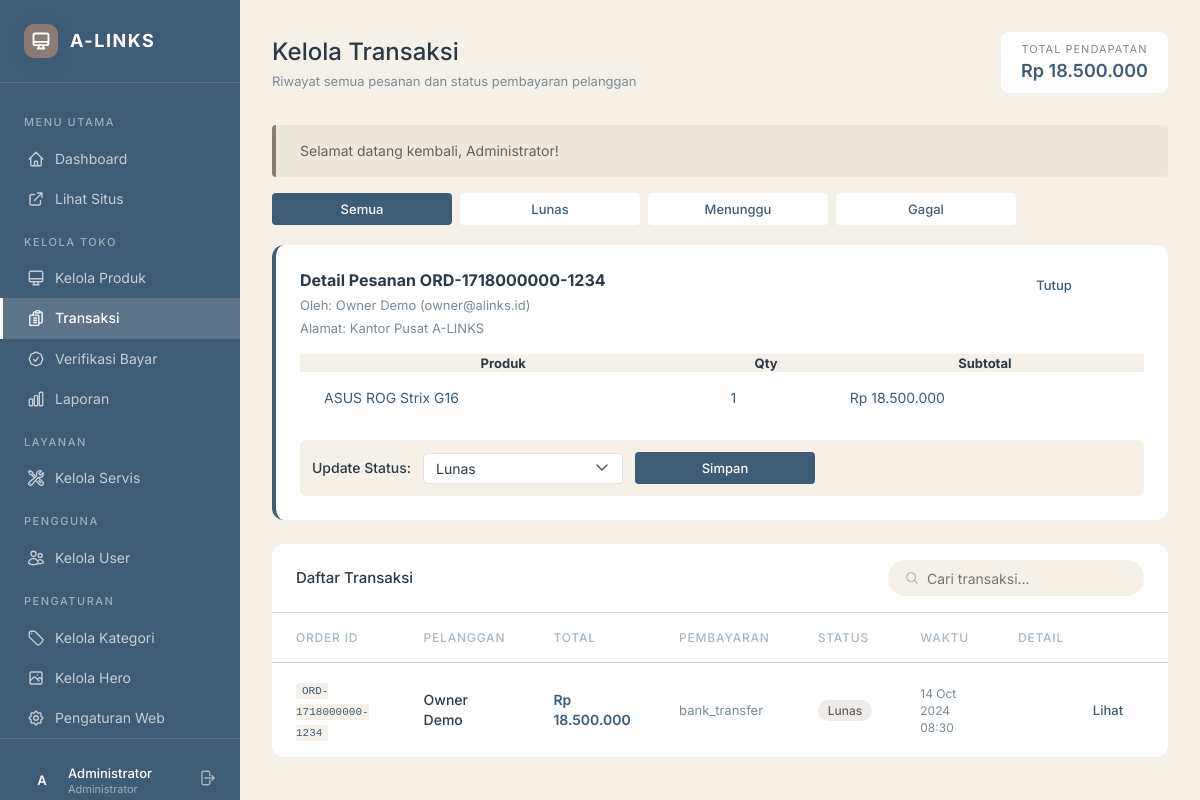
Screenshot of /admin/kelola_transaksi.php?detail=1 (signed in) with the database file from the repository.
### tables this page shows
CREATE TABLE `transaksi` (
  `id_transaksi` int(11) NOT NULL AUTO_INCREMENT,
  `id_user` int(11) NOT NULL,
  `order_id` varchar(50) NOT NULL,
  `total_harga` decimal(15,2) NOT NULL,
  `status_pembayaran` enum('unpaid','paid','failed') NOT NULL DEFAULT 'unpaid',
  `tipe_pembayaran` varchar(50) DEFAULT NULL,
  `waktu_transaksi` timestamp NOT NULL DEFAULT current_timestamp(),
  PRIMARY KEY (`id_transaksi`),
  UNIQUE KEY `order_id` (`order_id`),
  KEY `id_user` (`id_user`),
  CONSTRAINT `fk_transaksi_user` FOREIGN KEY (`id_user`) REFERENCES `users` (`id_user`) ON DELETE CASCADE
);

CREATE TABLE `users` (
  `id_user` int(11) NOT NULL AUTO_INCREMENT,
  `nama` varchar(100) NOT NULL,
  `email` varchar(100) NOT NULL,
  `password` varchar(255) NOT NULL,
  `role` enum('admin','owner','kasir','user') NOT NULL DEFAULT 'user',
  `no_telp` varchar(20) DEFAULT NULL,
  `alamat` text DEFAULT NULL,
  PRIMARY KEY (`id_user`),
  UNIQUE KEY `email` (`email`)
);

CREATE TABLE `detail_transaksi` (
  `id_detail` int(11) NOT NULL AUTO_INCREMENT,
  `id_transaksi` int(11) NOT NULL,
  `id_produk` int(11) NOT NULL,
  `jumlah` int(11) NOT NULL,
  `harga_satuan` decimal(15,2) NOT NULL,
  PRIMARY KEY (`id_detail`),
  KEY `id_transaksi` (`id_transaksi`),
  KEY `id_produk` (`id_produk`),
  CONSTRAINT `fk_dt_transaksi` FOREIGN KEY (`id_transaksi`) REFERENCES `transaksi` (`id_transaksi`) ON DELETE CASCADE,
  CONSTRAINT `fk_dt_produk` FOREIGN KEY (`id_produk`) REFERENCES `produk` (`id_produk`) ON DELETE CASCADE
);

CREATE TABLE `produk` (
  `id_produk` int(11) NOT NULL AUTO_INCREMENT,
  `nama_laptop` varchar(150) NOT NULL,
  `deskripsi` text DEFAULT NULL,
  `harga` decimal(15,2) NOT NULL,
  `stok` int(11) NOT NULL DEFAULT 0,
  `gambar` varchar(255) DEFAULT NULL,
  `created_at` timestamp NOT NULL DEFAULT current_timestamp(),
  PRIMARY KEY (`id_produk`)
);

### admin/kelola_transaksi.php (the view, shortened to what this page needs)
<?php
require_once '../config/koneksi.php';
$page = (int)($_GET['page'] ?? 1);
$limit = 10;
$offset = ($page - 1) * $limit;
$filterStatus = $_GET['status'] ?? '';
if ($filterStatus) {
    $stmt = $koneksi->prepare("SELECT t.*, u.nama AS nama_user FROM transaksi t JOIN users u ON t.id_user=u.id_user WHERE t.status_pembayaran=? ORDER BY t.waktu_transaksi DESC");
    $stmt->execute();
    $list = $stmt->get_result(); $stmt->close();
} else {
    $stmt = $koneksi->prepare("SELECT t.*, u.nama AS nama_user FROM transaksi t JOIN users u ON t.id_user=u.id_user ORDER BY t.waktu_transaksi DESC LIMIT ? OFFSET ?");
    $stmt->bind_param('ii', $limit, $offset);
    $stmt->execute();
    $list = $stmt->get_result();
}
$detail_id = $_GET['detail'] ?? 0;
$detailData = null;
$detailItems = [];
if ($detail_id) {
    $stmt = $koneksi->prepare("SELECT t.*, u.nama, u.email, u.alamat, u.no_telp FROM transaksi t JOIN users u ON t.id_user=u.id_user WHERE t.id_transaksi=?");
    $stmt->bind_param('i', $detail_id); $stmt->execute();
    $detailData = $stmt->get_result()->fetch_assoc(); $stmt->close();
    if ($detailData) {
        $stmt2 = $koneksi->prepare("SELECT d.*, p.nama_laptop FROM detail_transaksi d JOIN produk p ON d.id_produk=p.id_produk WHERE d.id_transaksi=?");
        $stmt2->bind_param('i', $detail_id); $stmt2->execute();
        $detailItems = $stmt2->get_result(); $stmt2->close();
    }
}
$rTotal = $koneksi->query("SELECT COALESCE(SUM(total_harga),0) AS total FROM transaksi WHERE status_pembayaran='paid'");
$totalPendapatan = $rTotal->fetch_assoc()['total'];
?>
<!DOCTYPE html><html lang="id"><head>
<link rel="stylesheet" href="../assets/css/style.css"/>
</head><body>
<div class="app-layout">
<?php include '../includes/sidebar_admin.php'; ?>
<main class="main-content">
  <div class="page-header">
    <div><h1 class="page-header__title">Kelola Transaksi</h1>
    <div class="page-header__sub">Riwayat semua pesanan dan status pembayaran pelanggan</div></div>
    <div style="background:var(--color-white);padding:10px 20px;border-radius:8px;text-align:center;">
      <div style="font-size:11px;color:var(--color-pewter);text-transform:uppercase;letter-spacing:1px;">Total Pendapatan</div>
      <div style="font-size:18px;font-weight:600;color:var(--color-blue);"><?= formatRupiah($totalPendapatan) ?></div>
    </div>
  </div>
  <div style="display:flex;gap:8px;margin-bottom:20px;flex-wrap:wrap;">
    <?php foreach ([''=> 'Semua','paid'=>'Lunas','unpaid'=>'Menunggu','failed'=>'Gagal'] as $val => $lbl): ?>
    <a href="kelola_transaksi.php<?= $val ? '?status='.$val : '' ?>"
       class="btn btn--sm <?= $filterStatus===$val ? 'btn--primary' : 'btn--secondary' ?>"
       id="tabTrx-<?= $val ?: 'all' ?>"><?= $lbl ?></a>
    <?php endforeach; ?>
  </div>
  <?php if ($detailData): ?>
  <div class="card" style="margin-bottom:24px;padding:24px;border-left:4px solid var(--color-blue);">
    <div style="display:flex;justify-content:space-between;align-items:start;margin-bottom:16px;">
        <div>
            <h3 style="margin-bottom:4px;font-size:16px;color:var(--color-carbon);">Detail Pesanan <?= htmlspecialchars($detailData['order_id']) ?></h3>
            <div style="font-size:13px;color:var(--color-pewter);">Oleh: <?= htmlspecialchars($detailData['nama']) ?> (<?= htmlspecialchars($detailData['email']) ?>)</div>
            <div style="font-size:13px;color:var(--color-pewter);margin-top:4px;">Alamat: <?= htmlspecialchars($detailData['alamat'] ?? '-') ?></div>
        </div>
        <a href="kelola_transaksi.php" class="btn btn--secondary btn--sm">Tutup</a>
    </div>
    <div style="margin-bottom:16px;">
        <table style="font-size:13px;">
            <tr style="background:var(--color-light-ash);"><th>Produk</th><th>Qty</th><th>Subtotal</th></tr>
            <?php while ($item = $detailItems->fetch_assoc()): ?>
            <tr>
                <td><?= htmlspecialchars($item['nama_laptop']) ?></td>
                <td><?= $item['jumlah'] ?></td>
                <td><?= formatRupiah($item['harga_satuan'] * $item['jumlah']) ?></td>
            </tr>
            <?php endwhile; ?>
        </table>
    </div>
    <form method="POST" style="display:flex;align-items:center;gap:12px;background:var(--color-light-ash);padding:12px;border-radius:6px;">
        <div style="font-weight:500;font-size:14px;">Update Status:</div>
        <select name="status_pembayaran" class="form-control form-select" style="width:200px;padding:6px 12px;height:auto;">
            <option value="paid" <?= $detailData['status_pembayaran'] === 'paid' ? 'selected' : '' ?>>Lunas</option>
        </select>
        <button type="submit" class="btn btn--primary btn--sm">Simpan</button>
    </form>
  </div>
  <?php endif; ?>
  <div class="table-wrap">
    <div class="table-toolbar">
      <div class="table-toolbar__title">Daftar Transaksi</div>
      <div class="search-input"><svg width="14" height="14" fill="none" viewBox="0 0 24 24" stroke="var(--color-silver-fog)" stroke-width="2"><path stroke-linecap="round" stroke-linejoin="round" d="M21 21l-5.197-5.197m0 0A7.5 7.5 0 105.196 5.196a7.5 7.5 0 0010.607 10.607z"/></svg>
        <input type="text" id="tableSearch" placeholder="Cari transaksi..."/></div>
    </div>
    <div style="overflow-x: auto; width: 100%;">
      <table style="min-width: 950px;">
        <thead><tr><th>Order ID</th><th>Pelanggan</th><th>Total</th><th>Pembayaran</th><th>Status</th><th>Waktu</th><th>Detail</th></tr></thead>
        <tbody>
        <?php if ($list->num_rows > 0): while ($t = $list->fetch_assoc()): ?>
        <tr id="rowTrx-<?= $t['id_transaksi'] ?>">
          <td><code style="font-size:11px;background:var(--color-light-ash);padding:2px 6px;border-radius:3px;"><?= htmlspecialchars($t['order_id'] ?? '-') ?></code></td>
          <td style="font-weight:500;color:var(--color-carbon);"><?= htmlspecialchars($t['nama_user']) ?></td>
          <td style="color:var(--color-blue);font-weight:600;"><?= formatRupiah($t['total_harga']) ?></td>
          <td style="font-size:13px;color:var(--color-pewter);"><?= htmlspecialchars($t['tipe_pembayaran'] ?? '—') ?></td>
          <td><?php $m=['paid'=>['green','Lunas'],'unpaid'=>['amber','Menunggu'],'failed'=>['red','Gagal']]; [$c,$l]=$m[$t['status_pembayaran']]??['gray',$t['status_pembayaran']]; ?><span class="badge badge--<?= $c ?>"><?= $l ?></span></td>
          <td style="font-size:12px;color:var(--color-pewter);"><?= date('d M Y H:i', strtotime($t['waktu_transaksi'])) ?></td>
          <td><a href="?detail=<?= $t['id_transaksi'] ?>" class="btn btn--secondary btn--sm" id="btnDetailTrx-<?= $t['id_transaksi'] ?>">Lihat</a></td>
        </tr>
        <?php endwhile; else: ?>
        <tr><td colspan="7"><div class="empty-state"><p>Belum ada transaksi.</p></div></td></tr>
        <?php endif; ?>
        </tbody>
      </table>
    </div>
  </div>
</main>
</div>
</body></html>

### assets/css/style.css (style rules this page uses)
:root { --color-blue: #3E5C76; --color-blue-dark: #2B4158; --color-blue-light: #5278A0; --color-white: #FFFFFF; --color-light-ash: #F5F1E8; --color-frost: rgba(245, 241, 232, 0.92); --color-pale-silver: #E8E2D6; --color-cloud: #D8CFC2; --color-taupe: #8C7B75; --color-taupe-dark: #6E5E58; --color-carbon: #2B3A47; --color-graphite: #3E5C76; --color-pewter: #7A8B96; --color-silver-fog: #A8B7C2; --font-display: 'Inter', -apple-system, Arial, sans-serif; --font-text: 'Inter', -apple-system, Arial, sans-serif; --sp-1: 8px; --sp-2: 16px; --sp-3: 24px; --sp-4: 32px; --sp-5: 40px; --sp-6: 48px; --radius-btn: 4px; --radius-card: 12px; --transition: 0.33s cubic-bezier(0.5, 0, 0, 0.75); }
*, *::before, *::after { box-sizing: border-box; margin: 0; padding: 0; }
html { scroll-behavior: smooth; }
body { font-family: var(--font-text); font-size: 14px; font-weight: 400; color: var(--color-carbon); background-color: var(--color-light-ash); line-height: 1.43; overflow-x: hidden; }
a { text-decoration: none; color: inherit; }
button, input, select, textarea { font-family: inherit; font-size: inherit; }
.btn { display: inline-flex; align-items: center; justify-content: center; gap: 6px; height: 40px; padding: 4px 20px; font-size: 14px; font-weight: 500; border-radius: var(--radius-btn); border: 3px solid transparent; cursor: pointer; white-space: nowrap; transition: background var(--transition), color var(--transition), border-color var(--transition), box-shadow 0.25s; }
.btn--primary { background: var(--color-blue); color: var(--color-white); border-color: transparent; min-width: 180px; }
.btn--secondary { background: var(--color-white); color: var(--color-graphite); border-color: transparent; min-width: 180px; }
.btn--sm { height: 32px; padding: 2px 14px; font-size: 13px; }
.card { background: var(--color-white); border-radius: var(--radius-card); overflow: hidden; }
.form-control { height: 44px; padding: 0 var(--sp-2); border: 1.5px solid var(--color-pale-silver); border-radius: var(--radius-btn); background: var(--color-white); color: var(--color-carbon); font-size: 14px; transition: border-color var(--transition), box-shadow var(--transition); width: 100%; }
.form-control::placeholder { color: var(--color-silver-fog); }
.form-select { appearance: none; background-repeat: no-repeat; background-position: right 14px center; padding-right: 36px; }
.app-layout { display: grid; grid-template-columns: 240px 1fr; min-height: 100vh; background: var(--color-light-ash); }
.main-content { padding: var(--sp-4); overflow-y: auto; }
.page-header { display: flex; align-items: center; justify-content: space-between; margin-bottom: var(--sp-4); flex-wrap: wrap; gap: var(--sp-2); }
.page-header__title { font-size: 24px; font-weight: 500; color: var(--color-carbon); }
.page-header__sub { font-size: 13px; color: var(--color-pewter); margin-top: 2px; }
.table-wrap { background: var(--color-white); border-radius: var(--radius-card); overflow: hidden; }
.table-toolbar { padding: var(--sp-2) var(--sp-3); display: flex; align-items: center; justify-content: space-between; flex-wrap: wrap; gap: var(--sp-2); border-bottom: 1px solid var(--color-cloud); }
.table-toolbar__title { font-size: 15px; font-weight: 500; color: var(--color-carbon); }
table { width: 100%; border-collapse: collapse; }
thead th { padding: var(--sp-2) var(--sp-3); text-align: left; font-size: 12px; font-weight: 500; letter-spacing: 0.8px; text-transform: uppercase; color: var(--color-silver-fog); border-bottom: 1px solid var(--color-cloud); white-space: nowrap; }
tbody td { padding: var(--sp-2) var(--sp-3); font-size: 14px; color: var(--color-graphite); border-bottom: 1px solid var(--color-cloud); vertical-align: middle; }
tbody tr:last-child td { border-bottom: none; }
.badge { display: inline-flex; align-items: center; gap: 4px; padding: 2px 10px; border-radius: 999px; font-size: 12px; font-weight: 500; }
.badge--green { background: rgba(140, 123, 117, 0.15); color: var(--color-taupe-dark); }
.search-input { display: flex; align-items: center; gap: 8px; background: var(--color-light-ash); border: 1.5px solid transparent; border-radius: 999px; padding: 0 var(--sp-2); height: 36px; transition: border-color var(--transition); }
.search-input input { border: none; background: transparent; font-size: 14px; color: var(--color-carbon); width: 200px; }

### rows the page displays
transaksi: order "ORD-1718000000-1234", id_user.nama "Owner Demo", id_user.email "owner@alinks.id", id_user.alamat "Kantor Pusat A-LINKS", status_pembayaran "Lunas", total_harga "Rp 18.500.000", tipe_pembayaran "bank_transfer", l "Lunas", waktu_transaksi "14 Oct 2024 08:30"
detail_transaksi: id_produk.nama_laptop "ASUS ROG Strix G16", jumlah "1", formatRupiah($item['harga_satuan'] * $item['jumlah']) "Rp 18.500.000"

### other values shown
substr($_SESSION['nama'] ?? 'A', 0, 1) "A"
$_SESSION['nama'] "Administrator"
getRoleLabel($_role) "Administrator"
formatRupiah($totalPendapatan) "Rp 18.500.000"
$flash['message'] "Selamat datang kembali, Administrator!"
$lbl "Semua"
$lbl "Lunas"
$lbl "Menunggu"
$lbl "Gagal"
